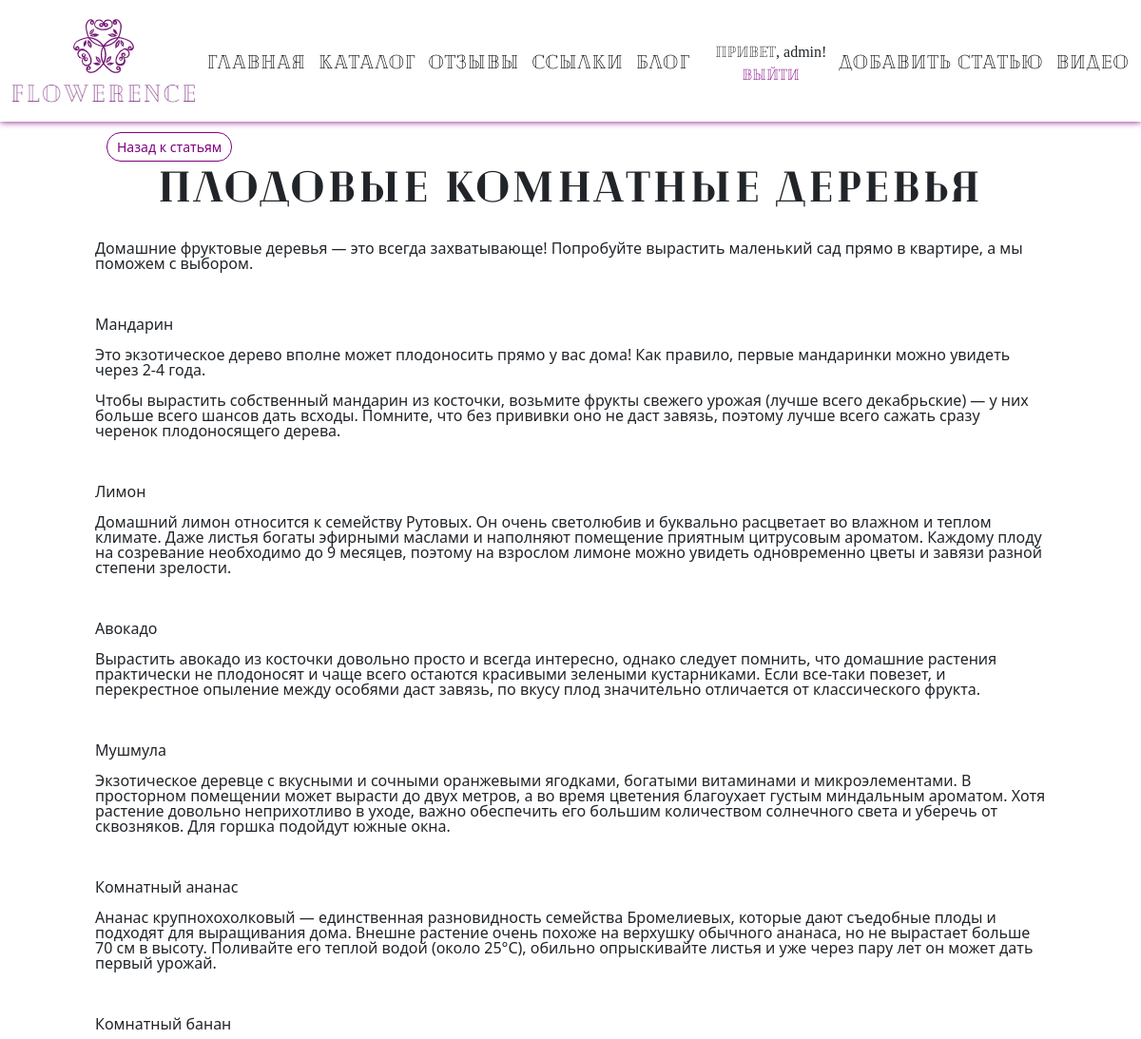
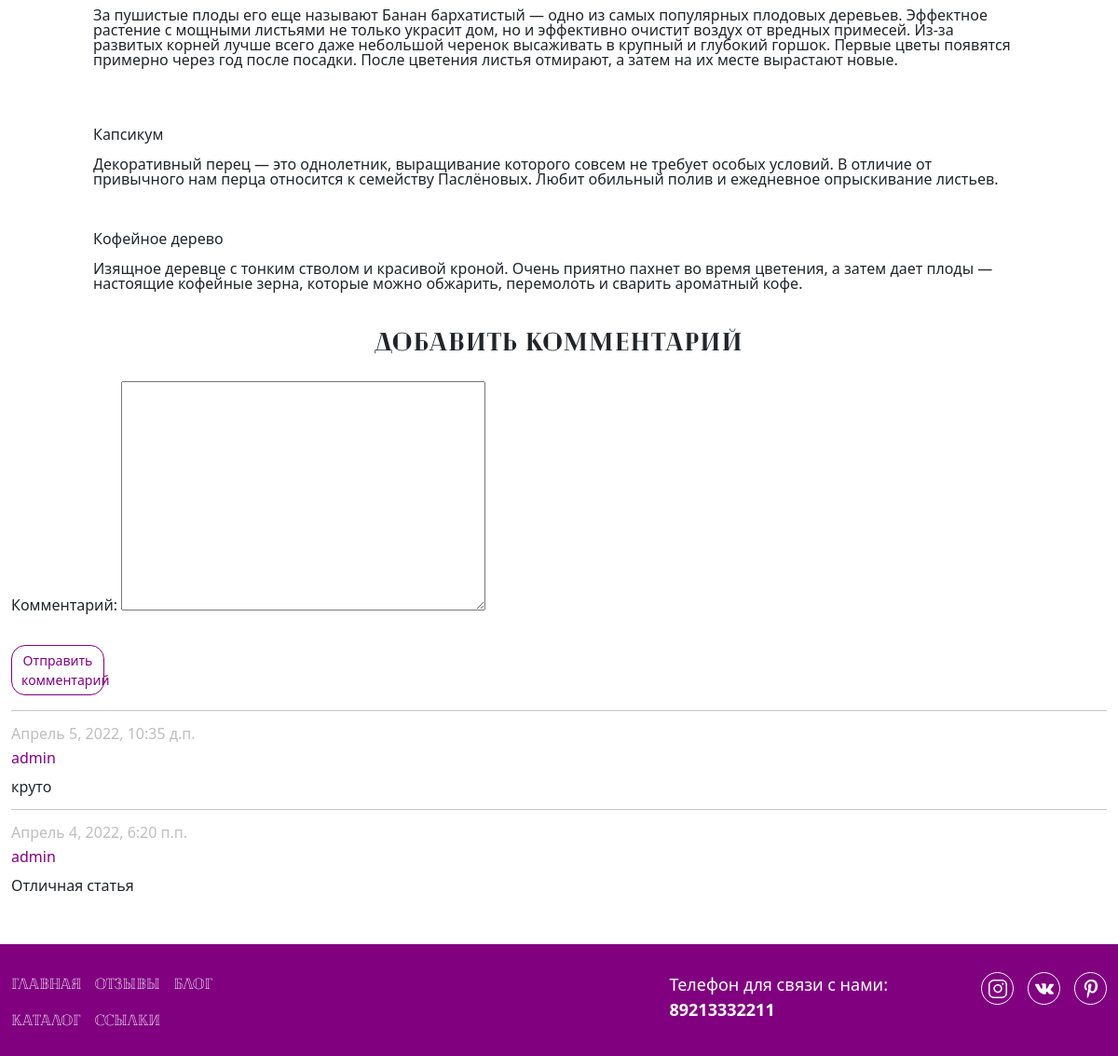
Page /blogpost/4/ (signed in) on the committed database (2 pictures, top to bottom).
### app/models.py (models this page shows, shortened)
class Blog(models.Model):
    author = models.ForeignKey(User, null=True, blank=True, on_delete = models.SET_NULL, verbose_name = "Автор")
    title = models.CharField(max_length=100, unique_for_date="posted", verbose_name="Заголовок")
    description = models.TextField(verbose_name="Краткое содержание")
    content = models.TextField(verbose_name="Полное содержание")
    posted = models.DateTimeField(default=datetime.now(), db_index=True, verbose_name="Опубликовано")
    image = models.FileField(default = 'temp.jpg', verbose_name = "Путь к картинке")
    class Meta:
        db_table = "Posts"
        ordering = ["-posted"]
        verbose_name = "статья блога"
        verbose_name_plural = "статьи блога"

class Comment(models.Model):
    text = models.TextField(verbose_name="Текст комментария")
    date = models.DateTimeField(default=datetime.now(), db_index=True, verbose_name="Дата комментария")
    author = models.ForeignKey(User, on_delete = models.CASCADE, verbose_name = "Автор комментария")
    post = models.ForeignKey(Blog, on_delete = models.CASCADE, verbose_name = "Статья комментария")
    class Meta:
        db_table = "Comment"
        ordering = ["-date"]
        verbose_name = "Комментарии к статье блога"
        verbose_name_plural = " Комментарии к статьям блога"

### app/views.py (the view)
# urls.py: path('blogpost/<int:parametr>/', views.blogpost, name='blogpost'),
def blogpost(request, parametr):
    assert isinstance(request, HttpRequest)
    post_1 = Blog.objects.get(id=parametr) # запрос на выбор конкретной статьи по параметру
    comments = Comment.objects.filter(post=parametr)
    if request.method == "POST": # после отправки данных формы на сервер методом POST
        form = CommentForm(request.POST)
        if form.is_valid():
            comment_f = form.save(commit=False)
            comment_f.author = request.user # добавляем (так как этого поля нет в форме) в модель Комментария (Comment) в поле автор авторизованного пользователя
            comment_f.date = datetime.now() # добавляем в модель Комментария (Comment) текущую дату
            comment_f.post = Blog.objects.get(id=parametr) # добавляем в модель Комментария (Comment) статью, для которой данный комментарий
            comment_f.save() # сохраняем изменения после добавления полей
            return redirect('blogpost', parametr=post_1.id) # переадресация на ту же страницу статьи после отправки комментария
    else:
        form = CommentForm() # создание формы для ввода комментария
        return render(
        request,
        'app/blogpost.html',
        {
            'post_1': post_1, # передача конкретной статьи в шаблон веб-страницы
            'comments': comments, # передача всех комментариев к данной статье в шаблон веб-страницы
            'form': form, # передача формы добавления комментария в шаблон веб-страницы
            'year':datetime.now().year,
        }
    )

### app/forms.py
class CommentForm (forms.ModelForm):
    class Meta:
        model = Comment # используемая модель
        fields = ('text',) # требуется заполнить только поле text
        labels = {'text': "Комментарий"} # метка к полю формы text

### app/templates/app/blogpost.html (shortened to what this page needs)
﻿{% extends "app/layout.html" %}
{% load staticfiles %}
{% block content %}
    <div class="blogpost">
        <div class="container">
            <a class="btn btn_prev" href="{% url 'blog' %}"> Назад к статьям </a>
            <h2 class="blogpost__header"> {{post_1.title}} </h2>
            <p class="blogpost__content"> {{post_1.content|linebreaksbr}} </p>
            {% if user.is_authenticated %}
                <h2 class="blogpost__comment-header">Добавить комментарий</h2>
                <form method="POST" >{% csrf_token %}
                <div>
                {{form.as_p}}
                <button type="submit" class="save btn btn_submit" > Отправить комментарий </button>
                </div>
                </form>
            {% else %}
                <h2 class="blogpost__comment-header"> Для добавления своего комментария, пожалуйста, авторизуйтесь </h2>
            {% endif %}
            {% for comment in comments %}
                <hr/>
                <div class="blogpost__comment-date"> {{comment.date}} </div>
                <div class="blogpost__comment-author"> {{comment.author}} </div>
                <p class="blogpost__comment-text"> {{comment.text|linebreaksbr}} </p>
                {% endfor %}
        </div>
    </div>
{% endblock %}

### app/templates/app/loginpartial.html (shortened to what this page needs)
﻿{% if user.is_authenticated %}
<form id="logoutForm" action="/logout/" method="post">
    <ul class="login">
        <li class="login__item">Привет, {{ user.username }}!</li>
        <li class="login__item"><a href="javascript:document.getElementById('logoutForm').submit()">Выйти</a></li>
    </ul>
</form>
{% endif %}

### rows in the picture
Blog: title "Плодовые комнатные деревья", content "Домашние фруктовые деревья — это всегда захватывающе! Попробуйте вырастить маленький сад прямо в квартире, а мы поможем с выбором. Мандарин Это экзотическое дерево вполне может плодоносить прямо у вас дома! Как правило, первые мандаринки можно увидеть через 2-4 года. Чтобы вырастить собственный мандарин из косточки, возьмите фрукты свежего урожая (лучше всего декабрьские) — у них больше всего шансов дать всходы. Помните, что без прививки оно не даст завязь, поэтому лучше всего сажать сразу черенок плодоносящего дерева. Лимон Домашний лимон относится к семейству Рутовых. Он очень светолюбив и буквально расцветает во влажном и теплом климате. Даже листья богаты эфирными маслами и наполняют…"
Comment: date "Апрель 5, 2022, 10:35 д.п.", author "admin", text "круто"
Comment: date "Апрель 4, 2022, 6:20 п.п.", author "admin", text "Отличная статья"

### other values in the picture
{{ user.username }} "admin"
